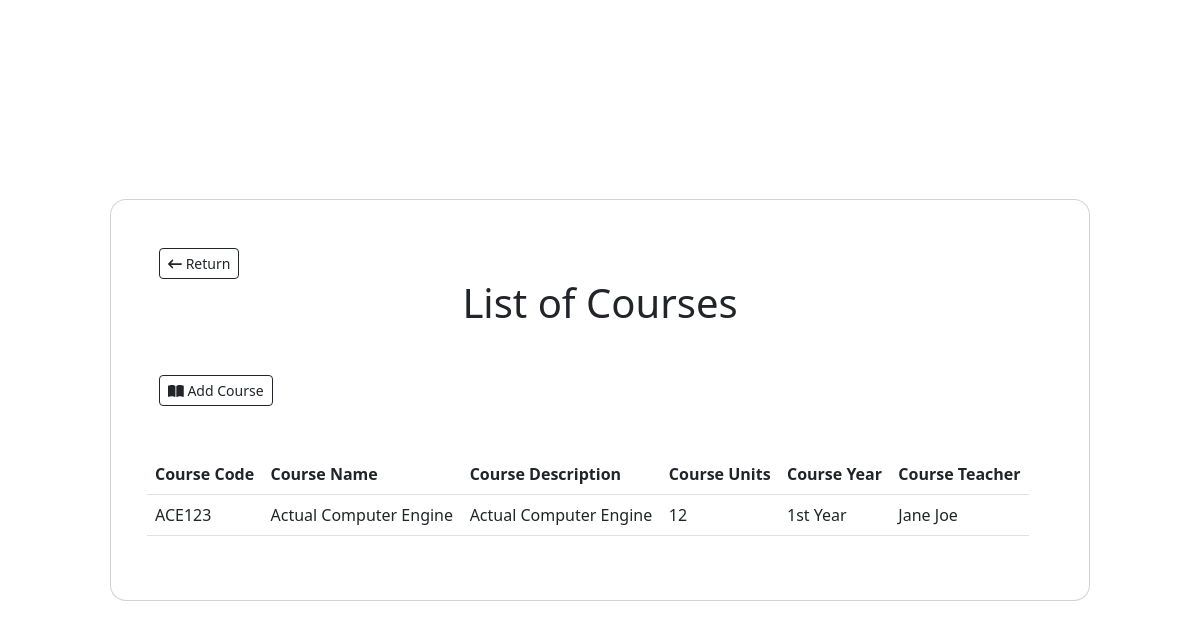
Page /courses/list (signed in) on the earlier database version.
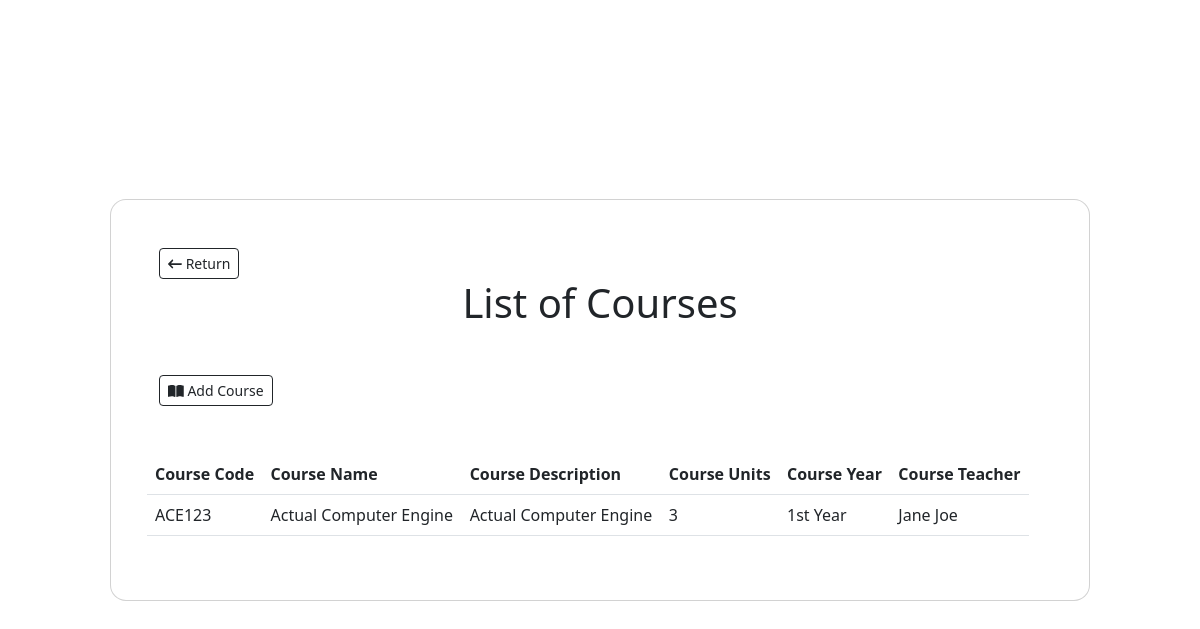
Same page on the later database version.
### app.py (models this page shows, shortened)
class Courses(db.Model, UserMixin):
    __tablename__ = 'courses'
    id = db.Column(db.Integer, primary_key=True)
    course_name = db.Column(db.String(255), nullable=False)
    course_code = db.Column(db.String(255), nullable=False)
    course_description = db.Column(db.String(1000), nullable=False)
    course_units = db.Column(db.String(255), nullable=False)
    course_year = db.Column(db.String(255), nullable=False)
    course_teacher = db.Column(db.ForeignKey('user.fullname'), nullable=False)
    date_added = db.Column(db.Date, default=date.today)
    teacher = db.Relationship('User', foreign_keys=course_teacher)

### app.py (the view)
@app.route('/courses/list')
@login_required
def courses():
    if current_user.username == 'admin':
            return redirect(url_for('admin'))
    else:
        courses = Courses.query.filter_by(course_teacher=current_user.fullname).order_by(Courses.date_added).all()
        return render_template("courses-db.html", courses=courses)

### app.py (called while the page is built)
@login_manager.user_loader
def load_user(user_id):
    return User.query.get(int(user_id))

### templates/courses-db.html (shortened to what the changed rows need)
{% extends 'base.html' %}
{% block content %}
    <body>
        <section class="sign-in">
            <div class="container-fluid d-flex justify-content-center align-items-center vh-100">
                <div class="col-xl-10">
                    <div class="card" style="border-radius: 1rem;">
                        <div class="card-body p-5">
                            <h1 class="card-title mb-5 text-center">List of Courses</h1>
                            <div class="row">
                                <div class="row">
                                    <table class="table" id="dataTable">
                                        <thead>
                                            <tr>
                                                <th scope="col">
                                                    Course Code
                                                </th>
                                                <th scope="col">
                                                    Course Name
                                                </th>
                                                <th scope="col">
                                                    Course Description
                                                </th>
                                                <th scope="col">
                                                    Course Units
                                                </th>
                                                <th scope="col">
                                                    Course Year
                                                </th>
                                                <th scope="col">
                                                    Course Teacher
                                                </th>
                                            </tr>
                                        </thead>
                                        <tbody>
                                            {% for course in courses %}
                                            <tr>
                                                <td scope="row">
                                                    {{ course.course_code }}
                                                </td>
                                                <td>
                                                    {{ course.course_name }}
                                                </td>
                                                <td>
                                                    {{ course.course_description }}
                                                </td>
                                                <td>
                                                    {{ course.course_units }}
                                                </td>
                                                <td>
                                                    {{ course.course_year }}
                                                </td>
                                                <td>
                                                    {{ course.course_teacher }}
                                                </td>
                                            </tr>
                                            {% endfor %}
                                        </tbody>
                                    </table>
                                </div>
                            </div>
                        </div>
                    </div>
                </div>
            </div>
        </section>
    </body>
{% endblock %}

Differences in the rows shown:
changed Courses "ACE123": course_units "12" → "3"
